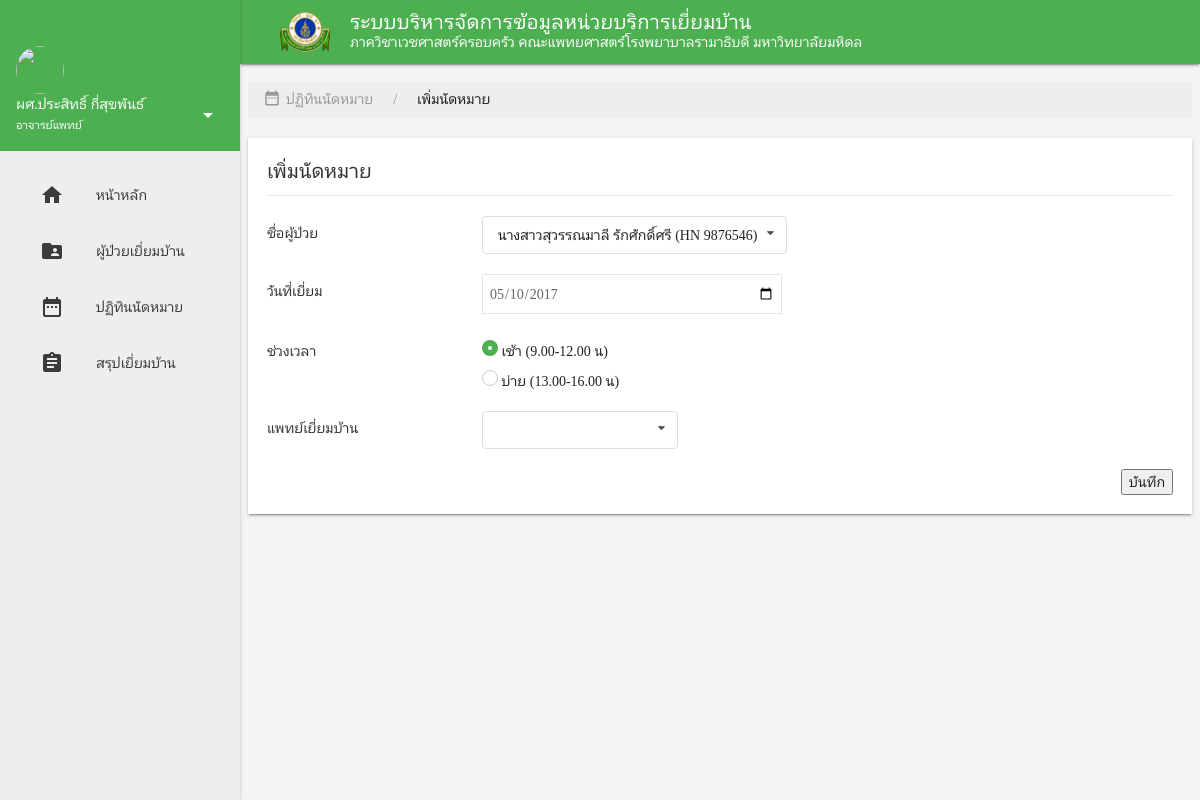
The page /calendar_add.php?date=2017-05-10 (signed in) on the database its author committed.
### tables this page shows
CREATE TABLE `patientinfo` (
  `patient_hn` int(7) NOT NULL,
  `patient_visit_status` int(1) DEFAULT NULL,
  `patient_visit_type` int(1) DEFAULT NULL,
  `patient_id` varchar(13) NOT NULL,
  `patient_p_name` varchar(100) DEFAULT NULL,
  `patient_name` varchar(50) DEFAULT NULL,
  `patient_surname` varchar(50) DEFAULT NULL,
  `patient_gender` varchar(1) DEFAULT NULL,
  `patient_dateofbirth` int(2) DEFAULT NULL,
  `patient_monthofbirth` varchar(15) DEFAULT NULL,
  `patient_yearofbirth` int(4) DEFAULT NULL,
  `patient_status` varchar(20) DEFAULT NULL,
  `patient_religion` varchar(15) DEFAULT NULL,
  `patient_occupation` varchar(50) DEFAULT NULL,
  `patient_education` varchar(30) NOT NULL,
  `insure` varchar(10) NOT NULL,
  `patient_add_no` varchar(10) DEFAULT NULL,
  `patient_add_mhoo` varchar(10) NOT NULL,
  `patient_add_village` varchar(30) NOT NULL,
  `patient_add_soi` varchar(30) NOT NULL,
  `patient_add_road` varchar(30) NOT NULL,
  `patient_add_subdis` varchar(30) NOT NULL,
  `patient_add_dis` varchar(30) NOT NULL,
  `patient_add_province` varchar(30) NOT NULL,
  `patient_add_zip` int(4) NOT NULL,
  `patient_no_home` varchar(30) NOT NULL,
  `patient_no_mobile` varchar(10) NOT NULL,
  `patient_no_work` varchar(10) NOT NULL,
  `patient_doctor_owner` varchar(50) NOT NULL,
  `patient_doctor_visit` varchar(50) NOT NULL,
  `surgery` varchar(50) NOT NULL,
  `allergic` varchar(50) NOT NULL,
  `alternative` varchar(50) NOT NULL,
  `alcohol` varchar(4) NOT NULL,
  `alcohol_input` int(1) NOT NULL,
  `cigarette` varchar(4) NOT NULL,
  `cigarette_amout` int(3) NOT NULL,
  `cigarette_period` int(3) NOT NULL,
  `money` int(1) NOT NULL,
  `hypertansion` int(1) NOT NULL,
  `diabetes_mellitus` int(1) NOT NULL,
  `dyslipidemia` int(1) NOT NULL,
  `stroke` int(1) NOT NULL,
  `cad` int(1) NOT NULL,
  `cancer` varchar(50) NOT NULL,
  `other` varchar(50) NOT NULL,
  `main` varchar(5) NOT NULL,
  `problem` varchar(150) NOT NULL,
  `num_visit` int(2) NOT NULL,
  `last_visit` date NOT NULL,
  `next_visit` date NOT NULL,
  `relate_name` varchar(60) NOT NULL,
  `relate_tel` varchar(10) NOT NULL,
  `relate_def` varchar(20) NOT NULL
);

### calendar_add.php (the view, shortened to what this page needs)
<!DOCTYPE html>
<html>
    <head>
        <link rel="stylesheet" href="lib/mdl/material.min.css">
        <link rel="stylesheet" href="lib/mdl-template-dashboard/styles.css">
        <link rel="stylesheet" href="lib/semantic-ui/dist/semantic.min.css">
        <link rel="stylesheet" href="lib/uikit/css/uikit.min.css">
        <link rel="stylesheet" href="css/main.css">
        <link rel="stylesheet" href="css/font.css">
        <link rel="stylesheet" href="lib/jquery-ui/jquery-ui.min.css">
    </head>
    <body>
        <div class="demo-layout mdl-layout mdl-js-layout mdl-layout--fixed-drawer mdl-layout--fixed-header">
            <main class="mdl-layout__content mdl-color--grey-100">
                <div class="mdl-grid demo-content">
                    <ul class="uk-breadcrumb breadcrumb">
                        <li><a href="calendar.php" class="uk-button uk-button-text"><i class="material-icons breadcrumb-icons">date_range</i>ปฏิทินนัดหมาย</a></li>
                        <li>เพิ่มนัดหมาย</li>
                    </ul>
                    <div id="content" class="mdl-shadow--2dp">
                        <h4 class="uk-heading-divider">เพิ่มนัดหมาย</h4>
                        <form class="uk-form-horizontal" action="calendar_add_db.php" method="get">
                            <div class="uk-margin">
                                <label class="uk-form-label" for="form-horizontal-text">ชื่อผู้ป่วย</label>
                                <div class="uk-form-controls">
                                   <?php
                                        $query = "SELECT patient_hn,patient_p_name,patient_name,patient_surname FROM patientinfo ORDER BY patient_hn DESC";
                                        $result = mysql_query($query) or die(mysql_error()."[".$query."]");
                                        ?>
                                        <select name="patient" class="ui search selection dropdown" id="select-patient">
                                        <?php
                                        while ($row = mysql_fetch_array($result))
                                        {
                                            echo "<option value='".$row['patient_hn']."'>".$row['patient_p_name'].$row['patient_name']." ".$row['patient_surname']." (HN ".$row['patient_hn'].")"."</option>";
                                        }
                                    ?>
                                        </select>
                                </div>
                            </div>
                            <div class="uk-margin">
                                <label class="uk-form-label" for="form-horizontal-select">วันที่เยี่ยม</label>
                                <div class="uk-form-controls">
                                    <input class="uk-input uk-width-medium" type="date" name="datepicker" value="<?php echo $_GET['date'];?>">
                                </div>
                            </div>
                            <div class="uk-margin">
                                <div class="uk-form-label">ช่วงเวลา</div>
                                <div class="uk-form-controls uk-form-controls-text">
                                    <label><input class="uk-radio" type="radio" name="visit-time" value="0" checked> เช้า (9.00-12.00 น)</label>
                                    <div class="uk-margin-small"><label><input class="uk-radio " type="radio" name="visit-time" value="1"> บ่าย (13.00-16.00 น)</label></div>
                                </div>
                            </div>
                            <div class="uk-margin">
                                <label class="uk-form-label" for="form-horizontal-text">แพทย์เยี่ยมบ้าน</label>
                                <div class="uk-form-controls">
                                </div>
                            </div>
                            <div class="uk-text-right">
                                <button>บันทึก </button>
                            </div>
                        </form>
                    </div>
                </div>
            </main>
        </div>
    </body>
</html>

### css/main.css (style rules this page uses)
#content { background-color: #fff; width: 100%; height: 100%; padding: 2%; }
body { background-color: #fff; }
a { text-decoration: none; color: #4caf50; }
.breadcrumb-icons { font-size: 18px; vertical-align: text-top; padding-right: 5px; }
.breadcrumb { margin-top: 10px; padding-left: 15px; padding-top: 5px; padding-bottom: 7px; list-style: none; background-color: #eee; width: 100%; border-radius: 5px; }
.uk-radio[type=radio]:checked { background-color: #4caf50; }

### rows shown on the page
patientinfo: patient_p_name "นางสาว", patient_name "สุวรรณมาลี", patient_surname "รักศักดิ์ศรี", patient_hn "9876546"
